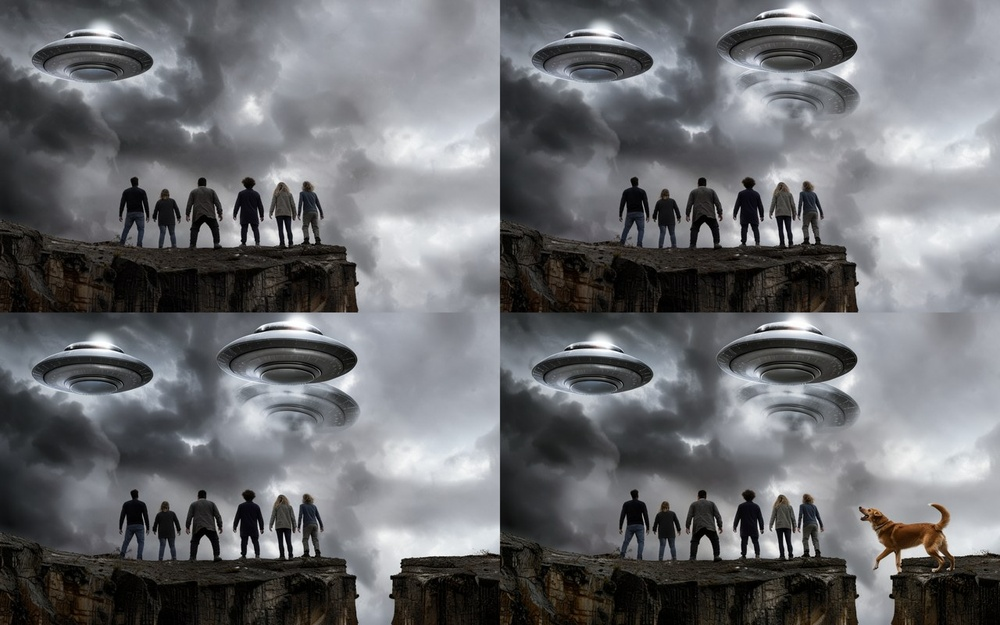
#> input picture .agents/mpi-kanban/tasks/MPI-1216/research/colour/chain_sheet.jpg, 1000 x 625 px, shrunk from 1280 x 800 before the run
$ python colour.py chain_sheet.jpg
#> lines starting #> are read from the running program, lines starting #| are printed output that depends on the picture
# Colour stats of images vs the first: mean Lab, chroma, HSV sat, per region.
# usage: python colour.py img1 img2 ...   (regions: whole, left40)
import sys, numpy as np
from PIL import Image
sys.stdout.reconfigure(encoding='utf-8')


def lab(rgb):
    c = rgb / 255.0
    c = np.where(c <= 0.04045, c / 12.92, ((c + 0.055) / 1.055) ** 2.4)
    M = np.array([[0.4124, 0.3576, 0.1805], [0.2126, 0.7152, 0.0722], [0.0193, 0.1192, 0.9505]])
    xyz = c @ M.T / np.array([0.95047, 1.0, 1.08883])
    f = np.where(xyz > 0.008856, np.cbrt(xyz), 7.787 * xyz + 16 / 116)
    return np.stack([116 * f[..., 1] - 16, 500 * (f[..., 0] - f[..., 1]), 200 * (f[..., 1] - f[..., 2])], -1)


def stats(p, reg):
#> called with p = 'chain_sheet.jpg', reg = 'whole'
    a = np.asarray(Image.open(p).convert('RGB'), dtype=np.float64)
    h, w, _ = a.shape
#> h = 625; w = 1000
    if reg == 'left40':
        a = a[:, : int(w * 0.4)]
    L = lab(a)
#> in lab, `c = np.where(c <= 0.04045, c / 12.92, ((c + 0.055) / 1.055) ** 2.4)`:
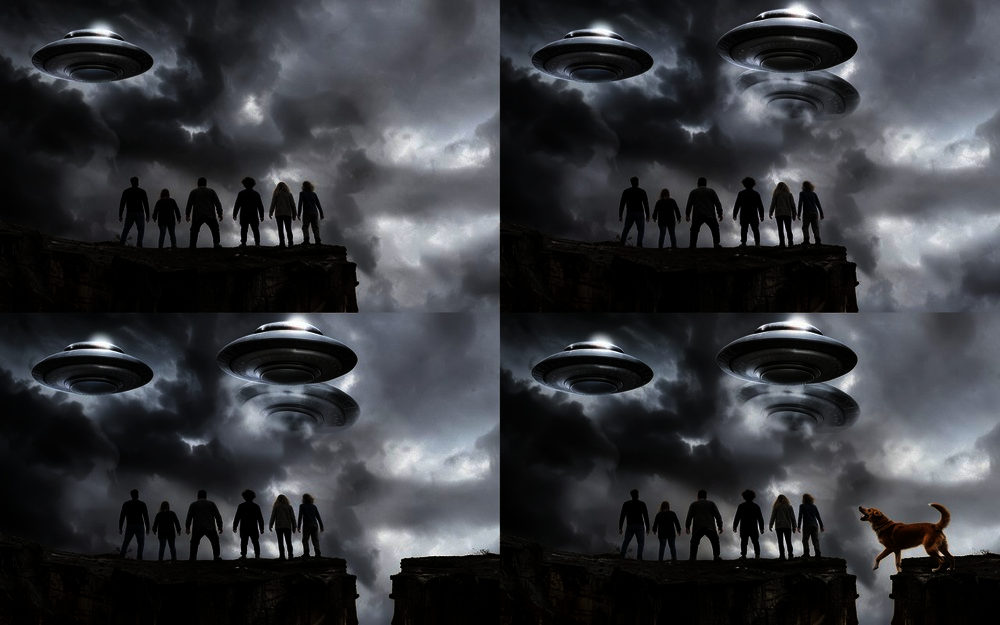
#> c: shape (625, 1000, 3) float64; mean R, G, B 0.213, 0.22, 0.236
#> in lab, `f = np.where(xyz > 0.008856, np.cbrt(xyz), 7.787 * xyz + 16 / 116)`:
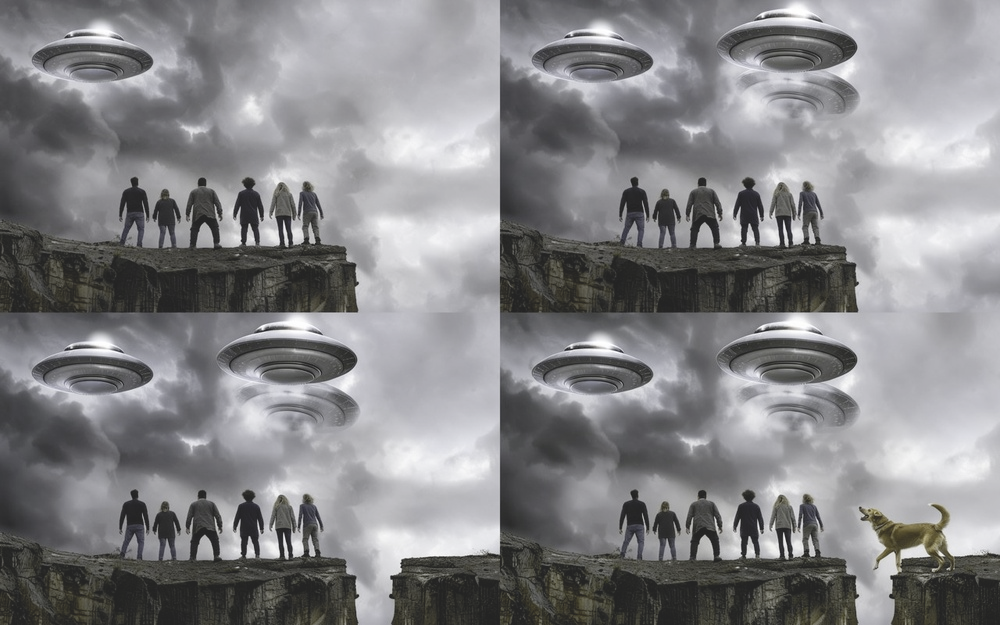
#> f: shape (625, 1000, 3) float64; mean R, G, B 0.522, 0.521, 0.53
#> in lab, `return np.stack([116 * f[..., 1] - 16, 500 * (f[..., 0] - f[..., 1]), ..`:
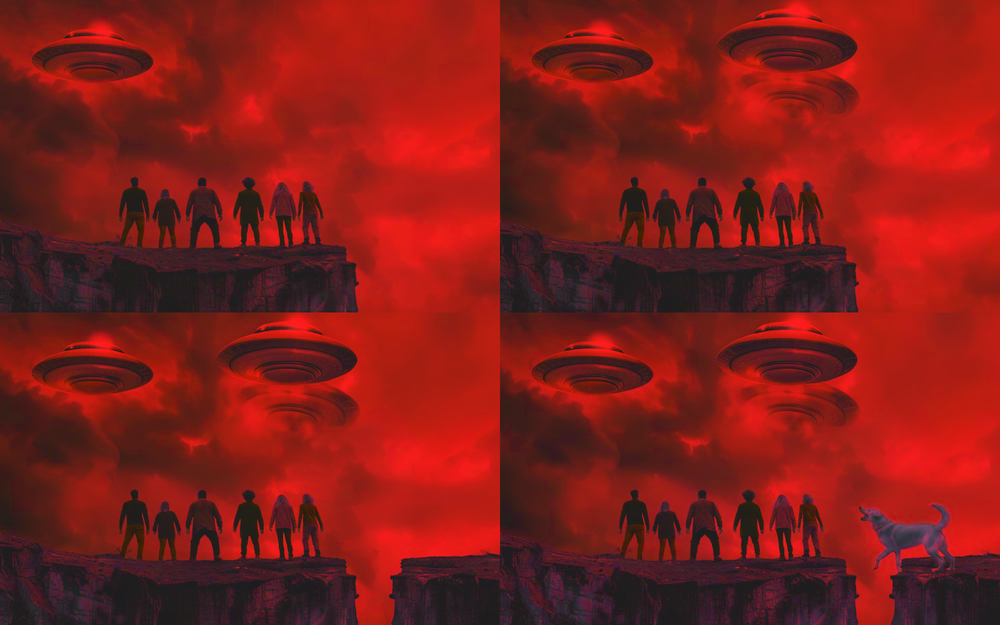
#> returned value: shape (625, 1000, 3) float64; mean of channels 0, 1, 2 44.5, 0.3, -1.7; drawn with min black and max white
    mx, mn = a.max(-1), a.min(-1)
    sat = np.where(mx > 0, (mx - mn) / np.maximum(mx, 1e-6), 0)
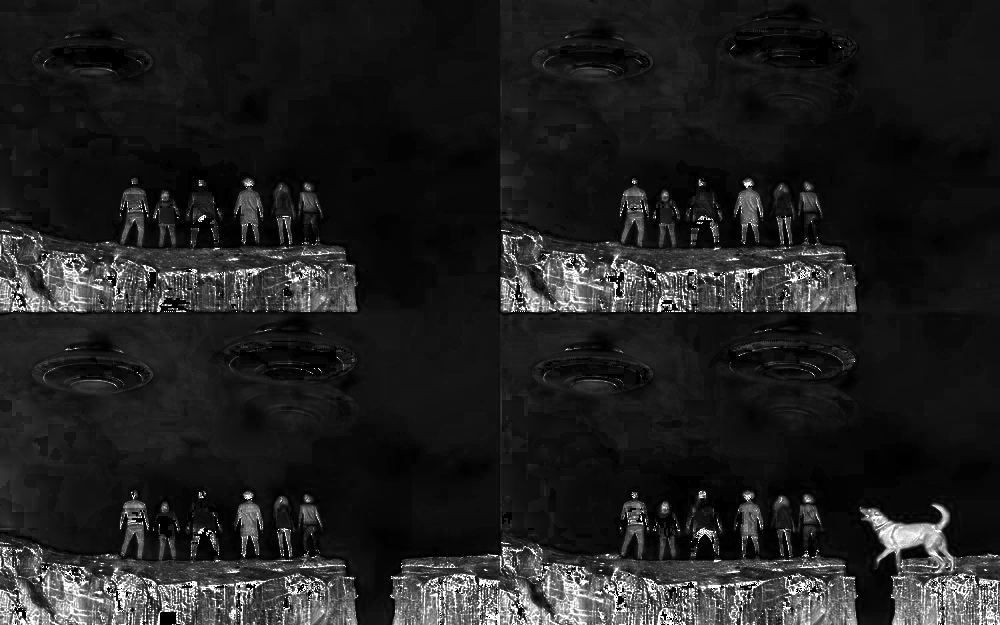
#> sat: shape (625, 1000) float64; min 0, max 1, mean 0.129
    ch = np.hypot(L[..., 1], L[..., 2])
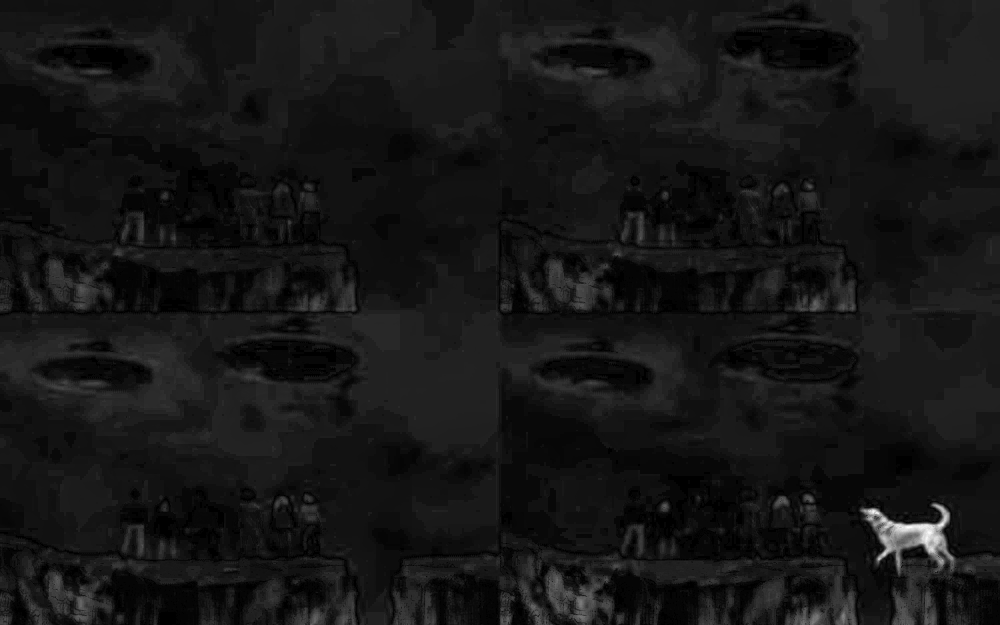
#> ch: shape (625, 1000) float64; min 0, max 39.22, mean 3.4; drawn with min black and max white
    return np.array([L[..., 0].mean(), L[..., 1].mean(), L[..., 2].mean(), ch.mean(), sat.mean() * 100, L[..., 0].std()])


for reg in ('whole', 'left40'):
    print(f'-- {reg}:            L      a      b chroma   sat%   Lstd | dE vs prev, vs first')
    first = prev = None
    for p in sys.argv[1:]:
        s = stats(p, reg)
#> s = [44.47, 0.344, -1.69, 3.44, 12.92, 26.05]
        first = s if first is None else first
#> first = [44.47, 0.344, -1.69, 3.44, 12.92, 26.05]
        d = lambda o: np.linalg.norm(s[:3] - o[:3])
        print(f'{p.replace(chr(92), "/").split("/")[-1]:14s}', ' '.join(f'{v:6.2f}' for v in s),
              f'| {d(prev) if prev is not None else 0:5.2f} {d(first):5.2f}')
#| chain_sheet.jpg  44.47   0.34  -1.69   3.44  12.92  26.05 |  0.00  0.00
        prev = s
#> prev = [44.47, 0.344, -1.69, 3.44, 12.92, 26.05]
